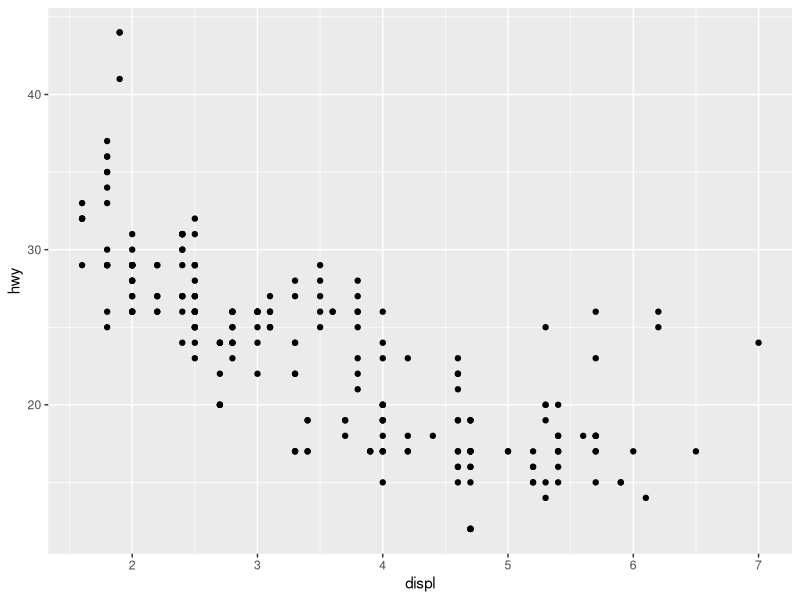
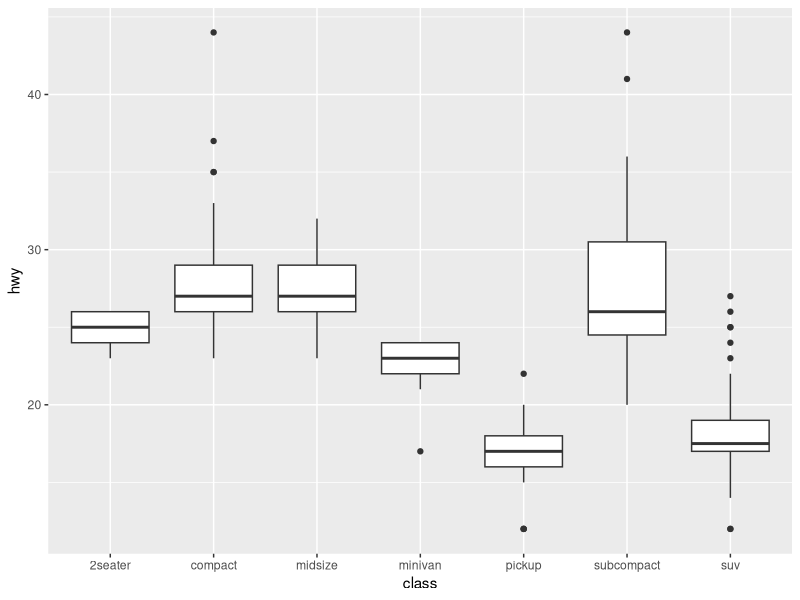
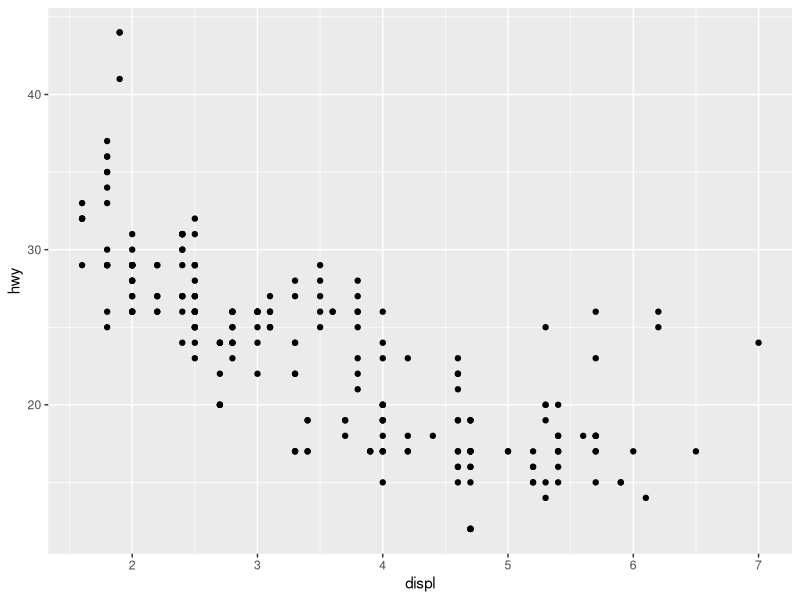
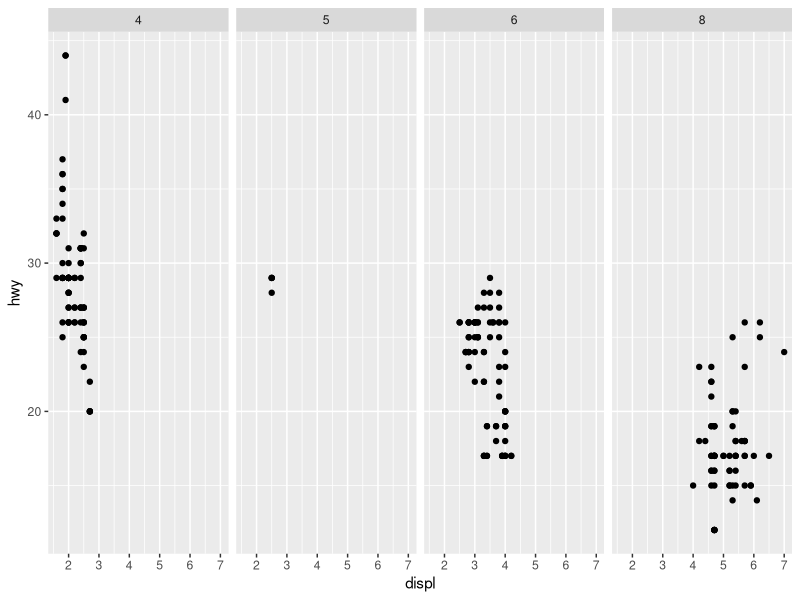
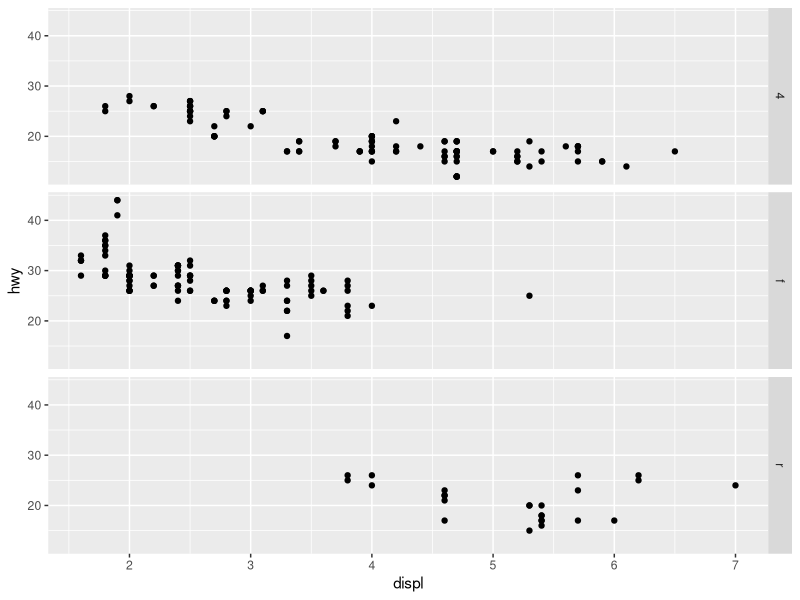
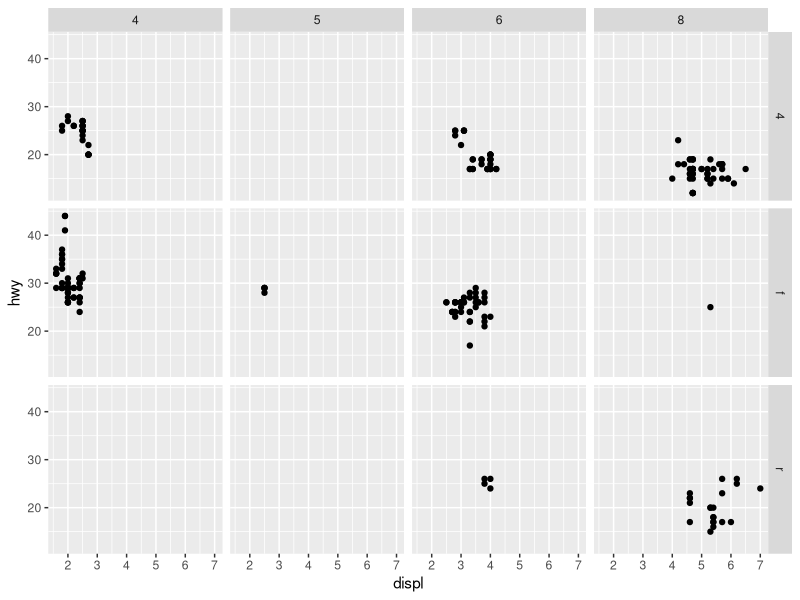
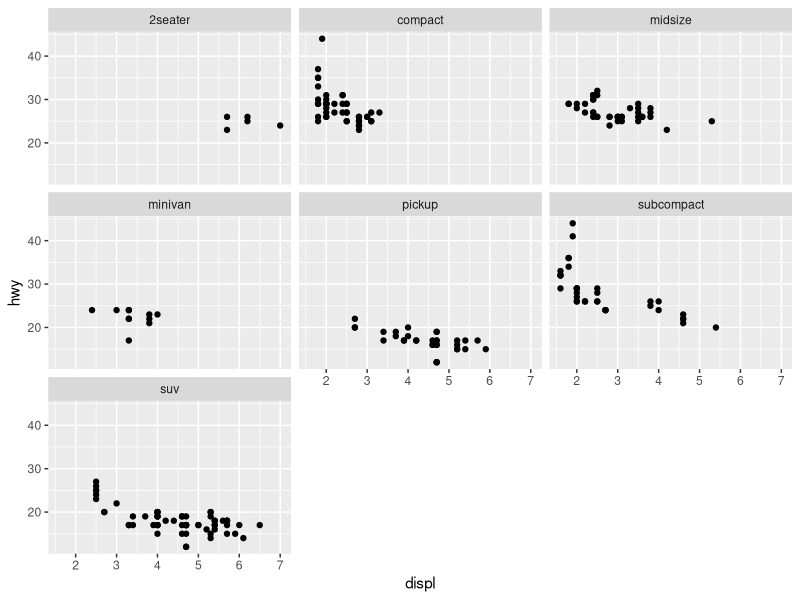
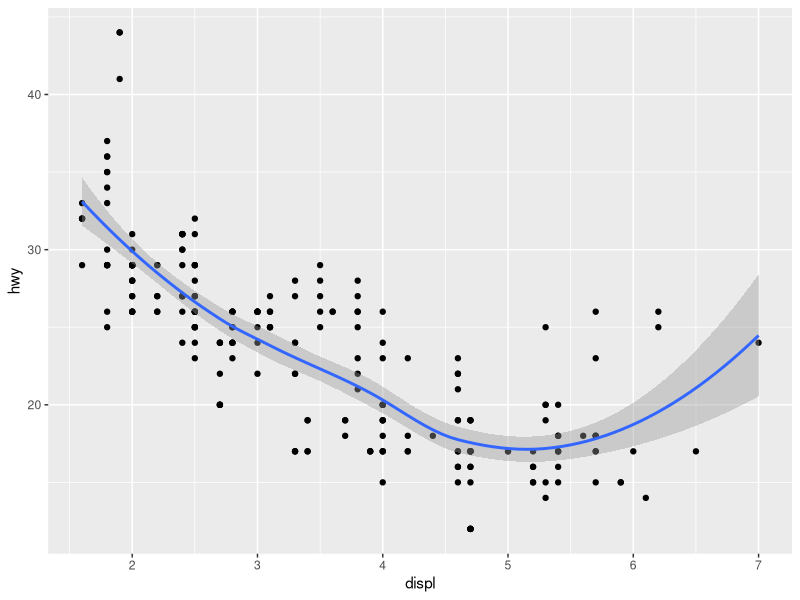

Recreate these plots in R, in order.
## ---- chunk 1
#| label: setup
#| include: false

library(tidyverse)

## ---- chunk 2
#| label: first-rows-mpg
head(mpg)
## ---- chunk 3
#| label: mpg-scatterplot
#add code
ggplot(mpg) +
  geom_point(aes(x = displ, y = hwy))
## ---- chunk 4
#| label: mpg-boxplot
ggplot(data = mpg) +
  geom_boxplot(mapping = aes(x = class, y = hwy))
## ---- chunk 5
#| label: add-label-3
## ---- chunk 6
#| label: add-label-4
## ---- chunk 7
#| label: add-label-5
ggplot(data = mpg) +
  geom_point(mapping = aes(x = displ, 
                           y = hwy))
## ---- chunk 8
#| label: add-label-help-me
# Makes a plot that the commands below will modify
q <- ggplot(mpg) + geom_point(aes(x = displ, y = hwy))

q + facet_grid(. ~ cyl)
q + facet_grid(drv ~ .)
q + facet_grid(drv ~ cyl)
q + facet_wrap(~ class)
## ---- chunk 9
#| label: add-label-6
## ---- chunk 10
ggplot(mpg) + 
  geom_point(aes(displ, hwy)) +
  geom_smooth(aes(displ, hwy)) 
#  ggsave("example.jpg")
